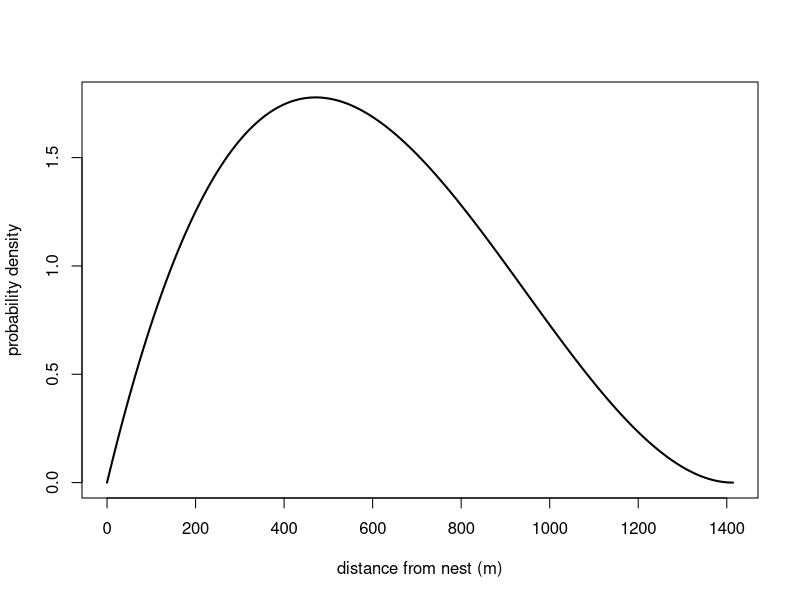
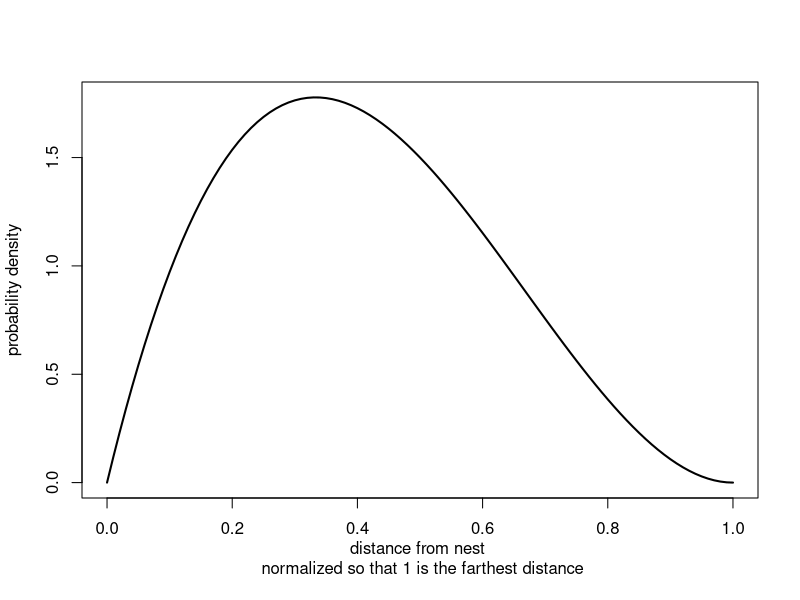
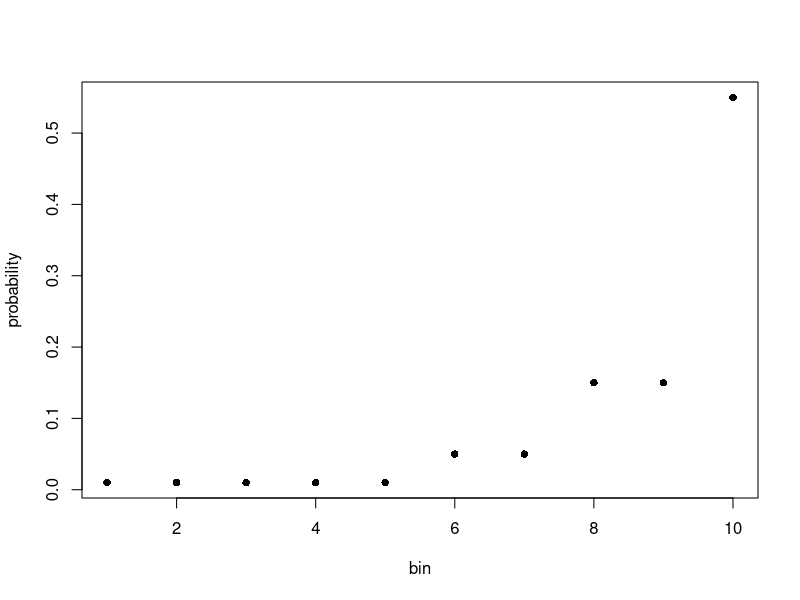

These figures' R source, in order:



#beta distribution

x1 = seq(0,1414,1)
y1 = dbeta(seq(0,1,by=1/1414), shape1=2, shape2=3, ncp = 0, log = FALSE)

plot(x1,y1,
      ylab = "probability density",
      xlab = "distance from nest (m)",
      lty=1,lwd=2,type="l")
curve(dbeta(x, shape1=2, shape2=3, ncp = 0, log = FALSE),
      from = 0, to=1,
      ylab = "probability density",
      xlab = "distance from nest \n normalized so that 1 is the farthest distance",
      lty=1,lwd=2,type="l")



#exponential 
x2 = 1:10
y2 = c(0.01, 0.01, 0.01, 0.01, 0.01, 0.05, 0.05, 0.15, 0.15, 0.55)
plot(x2,y2,
     ylab = "probability",
     xlab = "bin",
     lty=2,pch=16)

